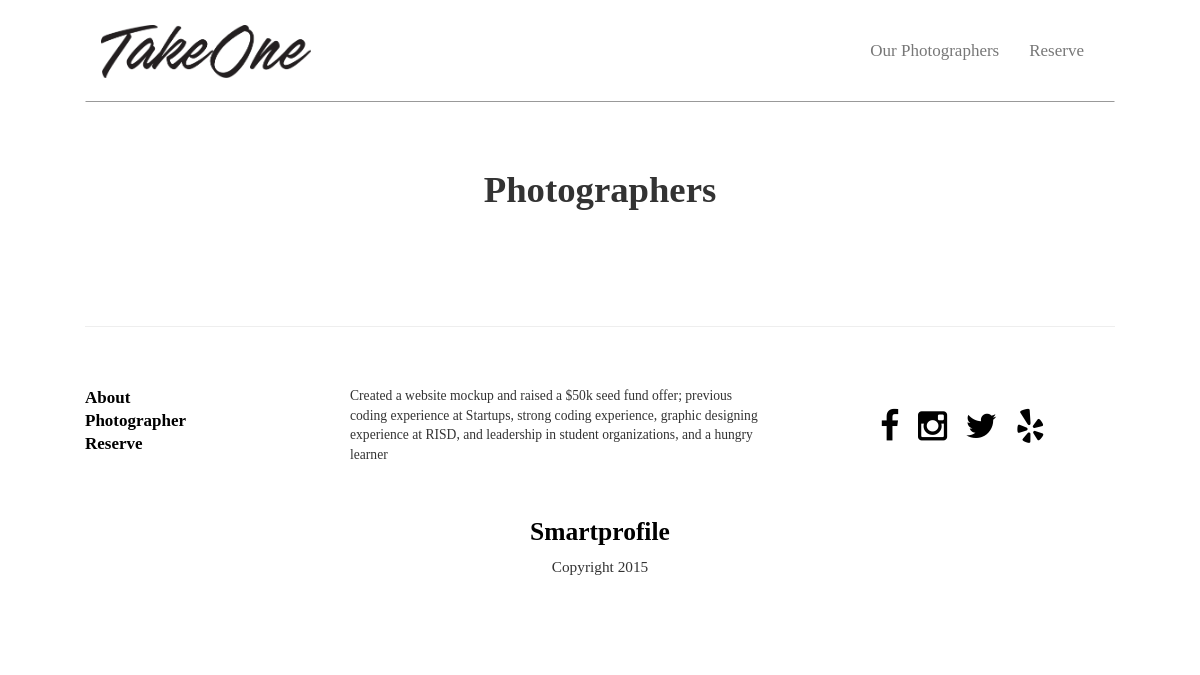
/photographer/, run on an earlier commit of the app's database.
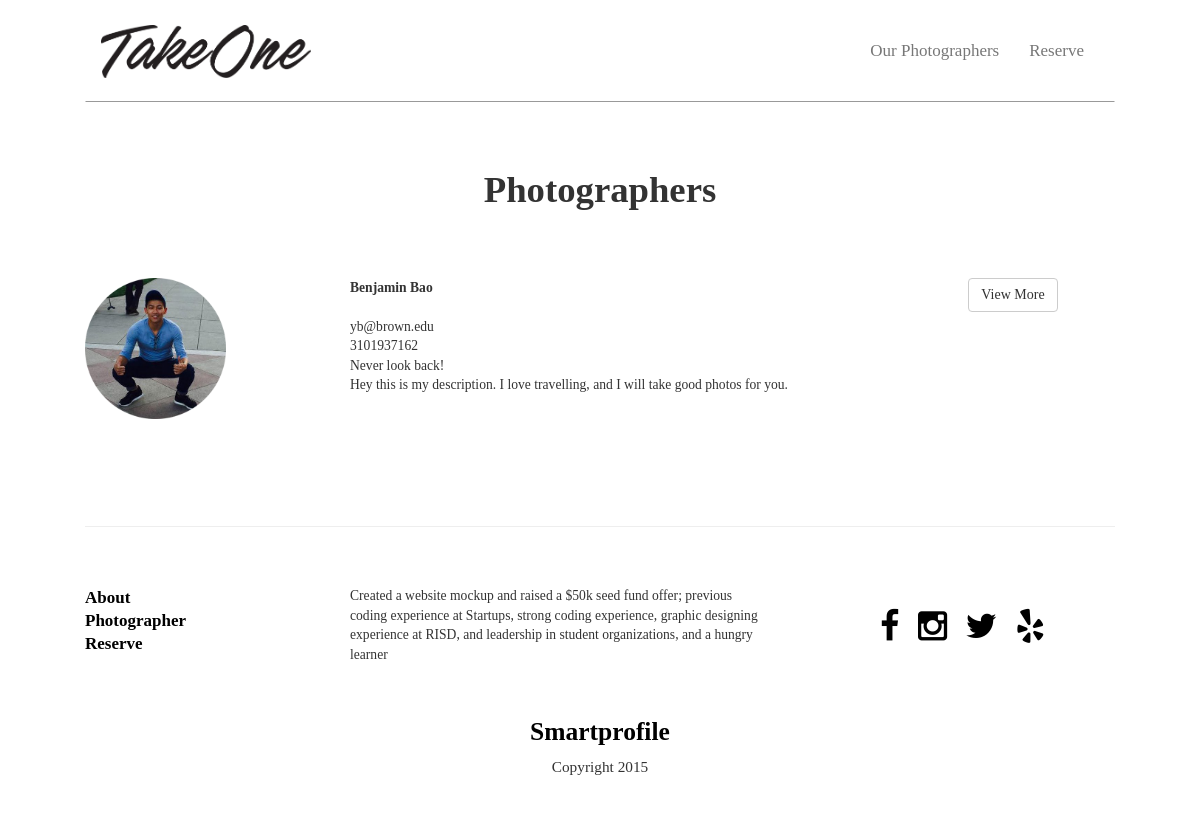
And on a later commit of the database.
### photographer/models.py (models this page shows, shortened)
class Photographer(models.Model):
	last_name = models.CharField(max_length=120)
	first_name = models.CharField(max_length=120)
	email = models.EmailField()
	slug = models.SlugField(unique=True, null=True, blank=True)
	short_description = models.CharField(max_length=150)
	description = models.TextField()
	phone = models.CharField(max_length=15)
	profile = models.ImageField(upload_to='profile/', null=True)
	def get_absolute_url(self):
		full_name = self.first_name + ' ' + self.last_name
		full_name_slug = slugify(full_name)
		return reverse("photographer_detail", kwargs={"slug": self.slug})

### photographer/views.py (the view)
class PhotographerListView(ListView):
	model = Photographer
	template = 'photographer_list.html'
	def get_context_data(self, *args, **kwargs):
		context = super(PhotographerListView, self).get_context_data(*args, **kwargs)
		context['title_text'] = 'Photographers'
		return context

### photographer/templates/photographer/photographer_list.html
{% extends "base.html" %}
{% block photographer_list %}
  <div id="photographer_list" class="content_wrapper">
    <div class="row">
      <h2 class="text-center feature_title">Photographers</h2>
    </div>
    <br><br><br>
    <ul class="list-unstyled">
    	{% for photographer in object_list %}
      <li>
      <div class="row photographer_list_item">
        <div class="col-sm-3 col-xs-12">
          <img src="{{ photographer.profile.url }}" width="60%">
        </div>
        <div class="col-sm-7 col-xs-12">
          <ul class="list-unstyled">
            <strong><li>{{ photographer.first_name }} {{ photographer.last_name }}</li></strong>
            <br>
            <li>{{ photographer.email }}</li>
            <li>{{ photographer.phone }}</li>
            <li>{{ photographer.short_description }}</li>
            <li>{{ photographer.description }}</li>
          </ul>
        </div>
        <div class="col-sm-2 col-xs-12">
          <a href="{{ photographer.get_absolute_url }}"><button class="btn btn-default">View More</button></a>
        </div>
      </div>
      </li>
      {% endfor %}
    </ul>
  </div>
{% endblock %}

What changed in the data, as far as the page shows it:
added Photographer: profile (picture), first_name "Benjamin", last_name "Bao", email "yb@brown.edu", phone "3101937162", short_description "Never look back!", description "Hey this is my description. I love travelling, and I will take good photos for you."
